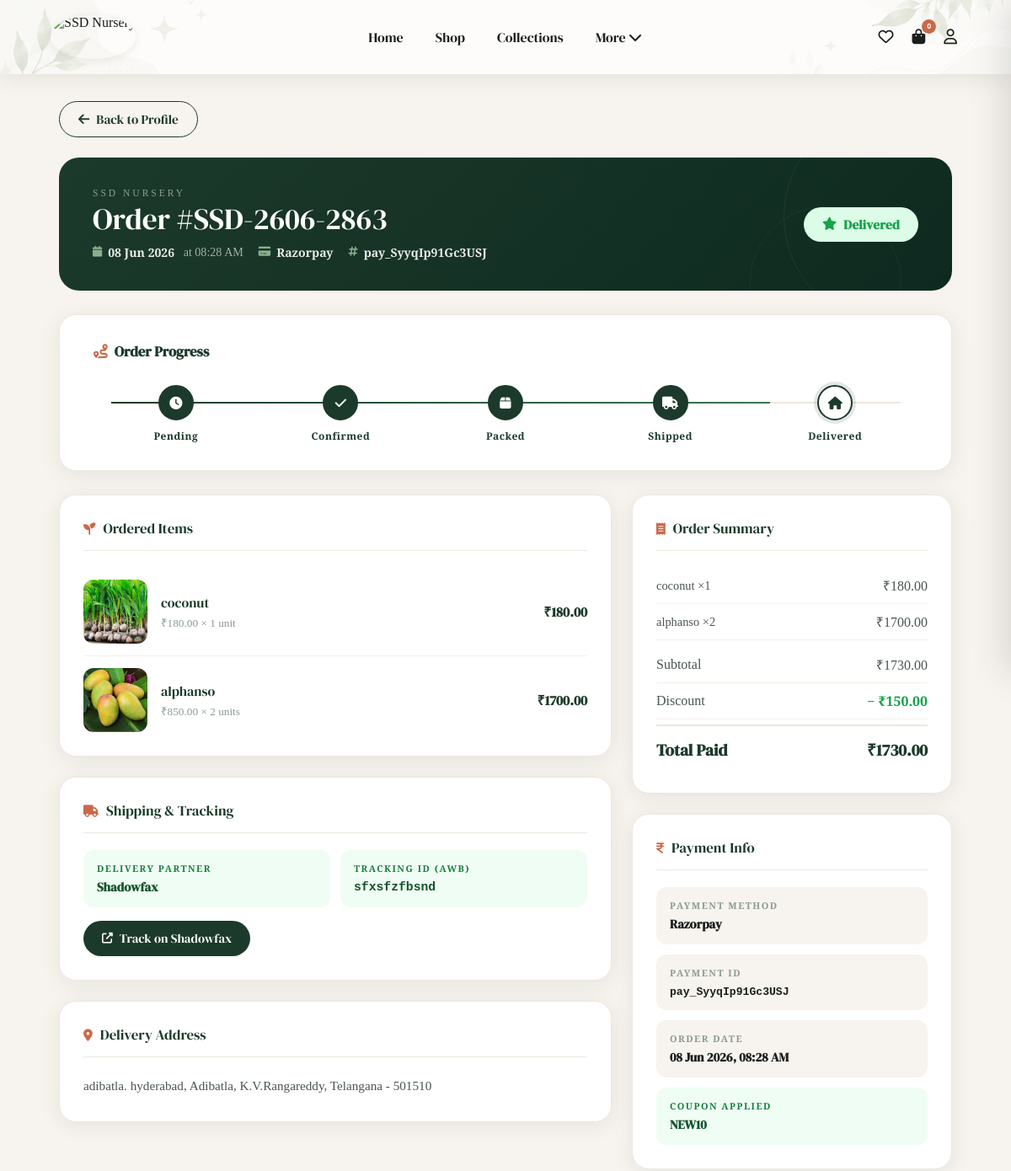
/order-details/3/ (signed in, upper part), run on an earlier commit of the app's database.
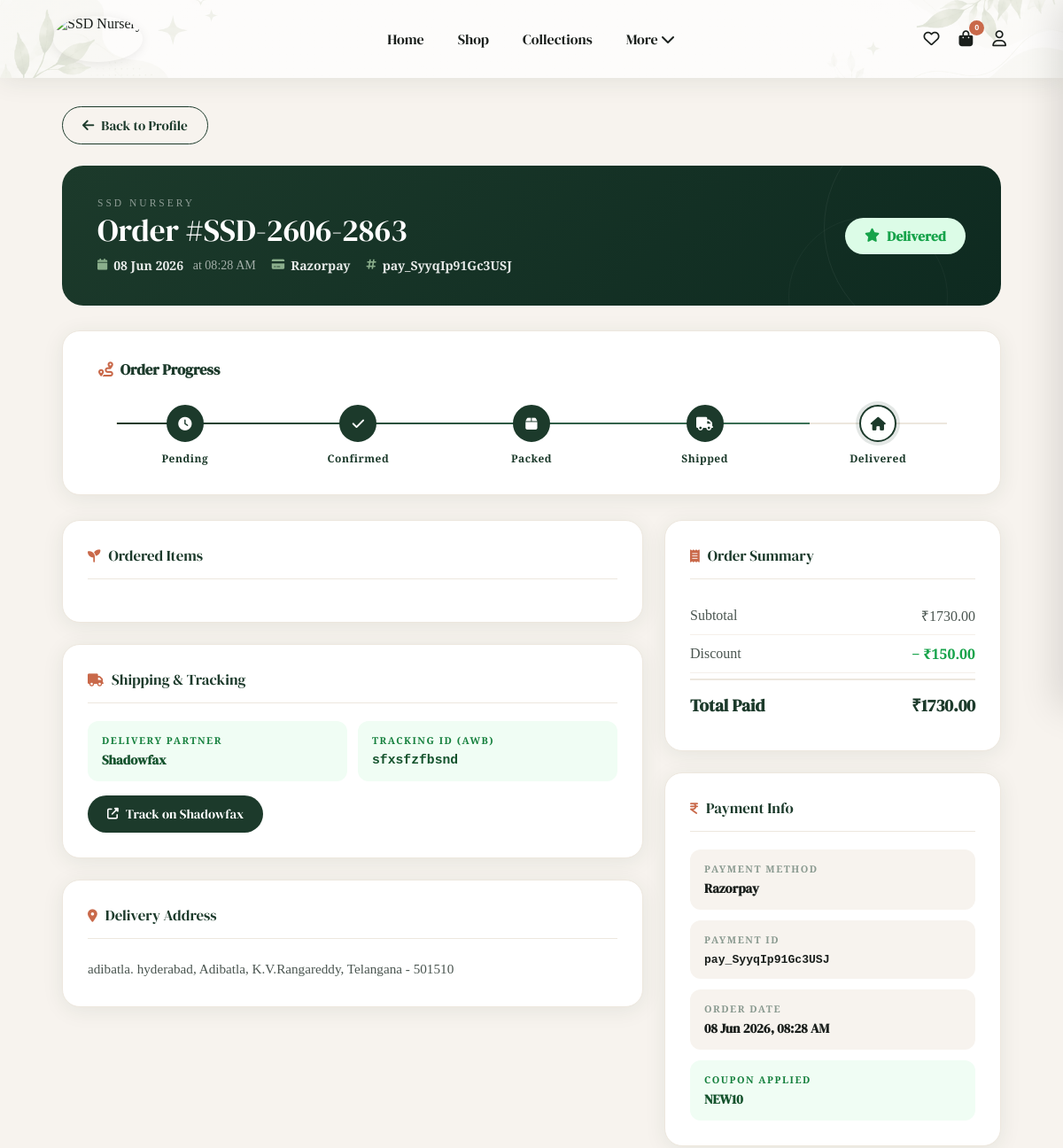
And on a later commit of the database.
### web/models.py (models this page shows, shortened)
class OrderItem(models.Model):
    order    = models.ForeignKey(
        Order, on_delete=models.CASCADE, related_name="items"
    )
    product  = models.ForeignKey(Product, on_delete=models.CASCADE)
    quantity = models.PositiveIntegerField(default=1)
    price    = models.DecimalField(max_digits=10, decimal_places=2)
    @property
    def subtotal(self):
        return self.price * self.quantity

class Product(models.Model):
    category    = models.ForeignKey(
        Category, on_delete=models.CASCADE, related_name="products"
    )
    name        = models.CharField(max_length=200)
    slug        = models.SlugField(max_length=220, unique=True, blank=True)
    description = models.TextField(blank=True)
    care_guide  = models.TextField(blank=True)
    sunlight    = models.CharField(max_length=100, blank=True)
    watering    = models.CharField(max_length=100, blank=True)
    price       = models.DecimalField(max_digits=10, decimal_places=2)
    offer_price = models.DecimalField(max_digits=10, decimal_places=2, blank=True, null=True)
    stock       = models.PositiveIntegerField(default=0)
    image       = models.ImageField(upload_to="products/", blank=True, null=True)
    featured    = models.BooleanField(default=False)
    is_active   = models.BooleanField(default=True)
    created_at  = models.DateTimeField(auto_now_add=True)
    class Meta:
        ordering = ["-created_at"]

### web/views.py (the view)
@login_required
def order_details(request, order_id):
    order = get_object_or_404(
        Order,
        id=order_id,
        user=request.user
    )
    return render(
        request,
        "web/order_details.html",
        {
            "order": order
        }
    )

### web/context_processors.py (called while the page is built)
def user_profile(request):
    notifications = Notification.objects.filter(is_active=True).order_by("-id")[:5]
    return {"notifications": notifications}

def cart_count(request):
    count = 0
    if request.user.is_authenticated:
        count = sum(
            i.quantity
            for i in CartItem.objects.filter(user=request.user)
        )
    return {
        "cart_count": count
    }

### web/models.py (called while the page is built)
    @property
    def tracking_url(self):
        base = DELIVERY_PARTNER_URLS.get(self.delivery_partner, "")
        return (base + self.tracking_id) if base and self.tracking_id else ""

    @property
    def delivery_partner_display(self):
        return dict(DELIVERY_PARTNERS).get(self.delivery_partner, "")

### web/templates/web/order_details.html (shortened to what the changed rows need)
{% load static %}
<!DOCTYPE html>
<html lang="en">
<head>
<link rel="stylesheet" href="{% static 'css/style.css' %}">
<link rel="stylesheet" href="{% static 'css/cartsidebar.css' %}">
<link rel="stylesheet" href="https://cdnjs.cloudflare.com/ajax/libs/font-awesome/6.5.1/css/all.min.css">
</head>
<body>
<div class="od-page">
    <div class="od-grid">
        <div>
            <div class="od-card">
                {% for item in order.items.all %}
                <div class="od-product-row">
                    {% if item.product.image %}
                        <img src="{{ item.product.image.url }}" alt="{{ item.product.name }}" class="od-product-img">
                    {% else %}
                        <div class="od-product-img-placeholder">🌿</div>
                    {% endif %}
                    <div class="od-product-info">
                        <div class="od-product-name">{{ item.product.name }}</div>
                        <div class="od-product-qty">
                            ₹{{ item.price }} × {{ item.quantity }} unit{{ item.quantity|pluralize }}
                        </div>
                    </div>
                    <div class="od-product-price">₹{{ item.subtotal }}</div>
                </div>
                {% endfor %}
            </div>
        </div>
        <div>
            <div class="od-card">
                {% for item in order.items.all %}
                <div class="summary-row">
                    <span style="font-size:0.9rem;">{{ item.product.name }} ×{{ item.quantity }}</span>
                    <span>₹{{ item.subtotal }}</span>
                </div>
                {% endfor %}
            </div>
        </div>
    </div>
</div>
{% include "web/_footer.html" %}
</body>
</html>

What changed in the data, as far as the page shows it:
removed OrderItem: product.image (picture), product.name "coconut", price "180.00", quantity "1", subtotal "180.00"
removed OrderItem: product.image (picture), product.name "alphanso", price "850.00", quantity "2", subtotal "1700.00"
